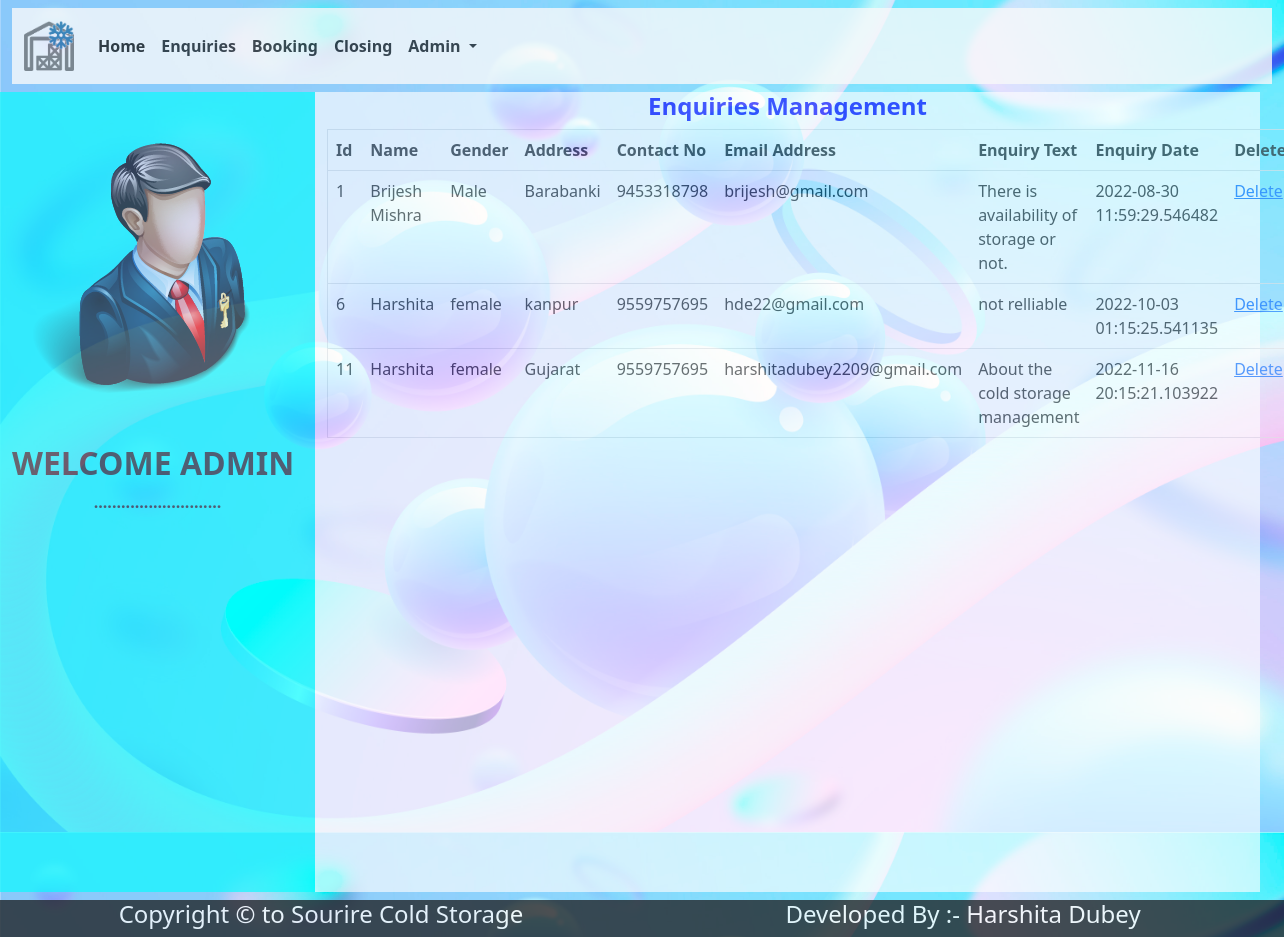
The page /adminapp/enquiries/ (signed in) on the database its author committed.
### fmiapp/models.py (models this page shows)
class Enquiry(models.Model):
    name=models.CharField(max_length=50)
    gender=models.CharField(max_length=6)
    address=models.TextField()
    contactno=models.CharField(max_length=15)
    emailaddress=models.EmailField(max_length=50)
    enquirytext=models.TextField()
    enquirydate=models.CharField(max_length=30)

### adminapp/views.py (the view)
# urls.py: path('enquiries/',views.enquiries,name='enquiries'),
def enquiries(request):
    try:
        if request.session['userid']:
            enq=Enquiry.objects.all()
            return render(request,'enquiries.html',{'enq':enq})
    except:
        return render(request,'login.html')

### adminapp/templates/enquiries.html
{% extends "adminbase.html" %}
{% block body %}
    <h4 style="color:blue;text-align:center;"><b>
        Enquiries Management</b>
    </h4>
    <div style="width:100%;margin:0 auto;">
        <table border="1"  class="table">
            <tr>
                <th>Id</th>
                <th>Name</th>
                <th>Gender</th>
                <th>Address</th>
                <th>Contact No</th>
                <th>Email Address</th>
                <th>Enquiry Text</th>
                <th>Enquiry Date</th>
                <th>Delete</th>
            </tr>
            {% for e in enq %}
                <tr>
                    <td>{{e.id}}</td>
                    <td>{{e.name}}</td>
                    <td>{{e.gender}}</td>
                    <td>{{e.address}}</td>
                    <td>{{e.contactno}}</td>
                    <td>{{e.emailaddress}}</td>
                    <td>{{e.enquirytext}}</td>
                    <td>{{e.enquirydate}}</td>
                    <td>
                        <a href="{% url 'adminapp:deleteenq' id=e.id %}">Delete</a>
                    </td>
                </tr>
            {% endfor %}
        </table>
    </div>
{% endblock body %}

### adminapp/templates/adminbase.html (style rules this page uses)
.body { height:100vh; width:100%; background-image: url('../../static/images/pp.jpg'); background-size:cover; background-position:center; opacity:0.8; }

### rows shown on the page
Enquiry: id "1", name "Brijesh Mishra", gender "Male", address "Barabanki", contactno "9453318798", emailaddress "brijesh@gmail.com", enquirytext "There is availability of storage or not.", enquirydate "2022-08-30 11:59:29.546482"
Enquiry: id "6", name "Harshita", gender "female", address "kanpur", contactno "9559757695", emailaddress "hde22@gmail.com", enquirytext "not relliable", enquirydate "2022-10-03 01:15:25.541135"
Enquiry: id "11", name "Harshita", gender "female", address "Gujarat", contactno "9559757695", emailaddress "harshitadubey2209@gmail.com", enquirytext "About the cold storage management", enquirydate "2022-11-16 20:15:21.103922"
